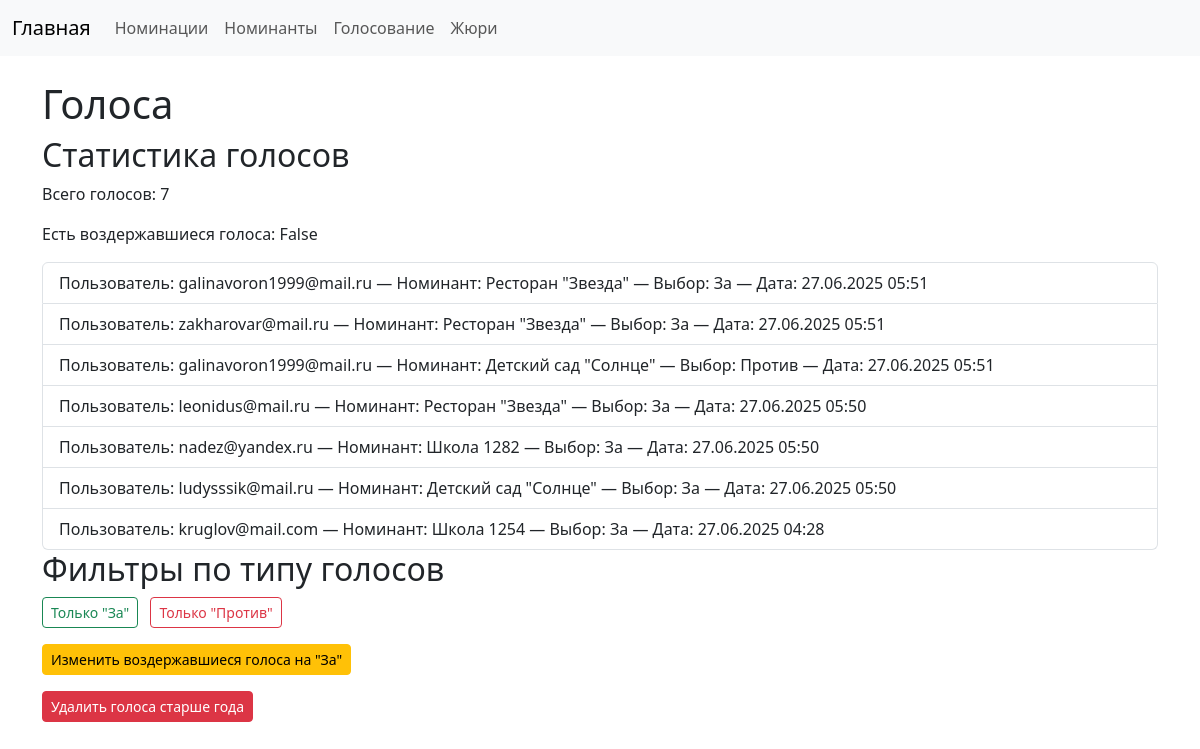
/nomination/votes/, run on the app's committed database.
### nomination/models.py (models this page shows, shortened)
class Vote(models.Model):
    VOTE_CHOICES = [
        ('Y', 'За'),
        ('N', 'Против'),
        ('A', 'Воздержался'),
    ]
    user = models.ForeignKey(User, verbose_name=_('Пользователь'), on_delete=models.CASCADE, related_name='votes')
    nominee = models.ForeignKey(Nominee, verbose_name=_('Номинант'), on_delete=models.CASCADE, related_name='votes')
    voted_at = models.DateTimeField(_('Дата голосования'), auto_now_add=True)
    choice = models.CharField(max_length=1, choices=VOTE_CHOICES, default='Y')
    objects = models.Manager()
    yes_votes = YesVoteManager()
    no_votes = NoVoteManager()
    class Meta:
        verbose_name = _('Голос')
        verbose_name_plural = _('Голоса')
        unique_together = ('user', 'nominee')

class User(models.Model):
    name = models.CharField(_('Имя'), max_length=30, blank=True)
    surname = models.CharField(_('Фамилия'), max_length=30, blank=True)
    email = models.EmailField(_('Электронная почта'), unique=True)
    role = models.ForeignKey(Role, verbose_name='Роль', on_delete=models.PROTECT, related_name='users')
    subscriptions = models.ManyToManyField(
        Nomination,
        through='Subscription',
        through_fields=('user', 'nomination'),
        related_name='subscribed_users',
        blank=True,
    )
    class Meta:
        verbose_name = 'Пользователь'
        verbose_name_plural = 'Пользователи'

class Nominee(models.Model):
    nomination = models.ForeignKey(Nomination, verbose_name=_('Номинация'), on_delete=models.CASCADE, related_name='nominees')
    user = models.ForeignKey(User, verbose_name=_('Пользователь-номинант'), on_delete=models.CASCADE, related_name='nominee_profiles')
    project_name = models.CharField(_('Название проекта'), max_length=200)
    description = models.TextField(_('Описание проекта'), blank=True)
    contact = models.EmailField(_('Контактный email'), blank=True, null=True)
    created_at = models.DateTimeField(verbose_name='Дата создания', default=timezone.now)
    attachment = models.FileField(
        _('Вложение'),
        upload_to='nominee_files/',
        blank=True,
        null=True,
        help_text='Загрузите файл с описанием проекта'
    )
    project_url = models.URLField(_('Ссылка на проект'), blank=True, null=True)
    class Meta:
        verbose_name = _('Номинант')
        verbose_name_plural = _('Номинанты')
        ordering = ['-created_at']
        unique_together = ('nomination', 'user')

### nomination/views.py (the view)
# urls.py: path('votes/', views.votes_view, name='votes'),
def votes_view(request):
    votes = Vote.objects.select_related('user', 'nominee').order_by('-voted_at')
    updated = False
    deleted = False
    votes_count = votes.count()
    has_abstain = votes.filter(choice='A').exists()
    if request.GET.get('update') == '1':
        votes.filter(choice='A').update(choice='Y')
        updated = True
    if request.GET.get('delete') == '1':
        cutoff_date = now() - timedelta(days=365)
        votes.filter(voted_at__lt=cutoff_date).delete()
        deleted = True
    context = {
        'votes': votes,
        'votes_count': votes_count,
        'has_abstain': has_abstain,
        'updated': updated,
        'deleted': deleted,
    }
    return render(request, 'nomination/votes/votes.html', context)

### nomination/templates/nomination/votes/votes.html (shortened to what this page needs)
{% extends 'base.html' %}
{% block content %}
<h1>Голоса</h1>
<h2>Статистика голосов</h2>
<p>Всего голосов: {{ votes_count }}</p>
<p>Есть воздержавшиеся голоса: {{ has_abstain }}</p>
{% if votes %}
    <ul class="list-group">
        {% for vote in votes %}
            <li class="list-group-item">
                Пользователь: {{ vote.user.email }} —
                Номинант: {{ vote.nominee.project_name }} —
                Выбор: {{ vote.get_choice_display }} —
                Дата: {{ vote.voted_at|date:"d.m.Y H:i" }}
            </li>
        {% endfor %}
    </ul>
{% else %}
    <p>Голосов пока нет.</p>
{% endif %}
<h2>Фильтры по типу голосов</h2>
<ul class="list-inline">
  <li class="list-inline-item">
    <a href="{% url 'yes_votes_list' %}" class="btn btn-outline-success btn-sm">Только "За"</a>
  </li>
  <li class="list-inline-item">
    <a href="{% url 'no_votes_list' %}" class="btn btn-outline-danger btn-sm">Только "Против"</a>
  </li>
</ul>
<p>
  {% if updated %}
    <span class="text-success">Воздержавшиеся голоса изменены на "За"!</span>
  {% else %}
    <a href="?update=1" class="btn btn-warning btn-sm">Изменить воздержавшиеся голоса на "За"</a>
  {% endif %}
</p>
<p>
  {% if deleted %}
    <span class="text-danger">Старые голоса удалены!</span>
  {% else %}
    <a href="?delete=1" class="btn btn-danger btn-sm">Удалить голоса старше года</a>
  {% endif %}
</p>
{% endblock %}

### data on the page
Vote: user.email "galinavoron1999@mail.ru", nominee.project_name "Ресторан \"Звезда\"", choice "За", voted_at "27.06.2025 05:51"
Vote: user.email "zakharovar@mail.ru", nominee.project_name "Ресторан \"Звезда\"", choice "За", voted_at "27.06.2025 05:51"
Vote: user.email "galinavoron1999@mail.ru", nominee.project_name "Детский сад \"Солнце\"", choice "Против", voted_at "27.06.2025 05:51"
Vote: user.email "leonidus@mail.ru", nominee.project_name "Ресторан \"Звезда\"", choice "За", voted_at "27.06.2025 05:50"
Vote: user.email "nadez@yandex.ru", nominee.project_name "Школа 1282", choice "За", voted_at "27.06.2025 05:50"
Vote: user.email "ludysssik@mail.ru", nominee.project_name "Детский сад \"Солнце\"", choice "За", voted_at "27.06.2025 05:50"
Vote: user.email "kruglov@mail.com", nominee.project_name "Школа 1254", choice "За", voted_at "27.06.2025 04:28"

### other printed values
{{ votes_count }} "7"
{{ has_abstain }} "False"
